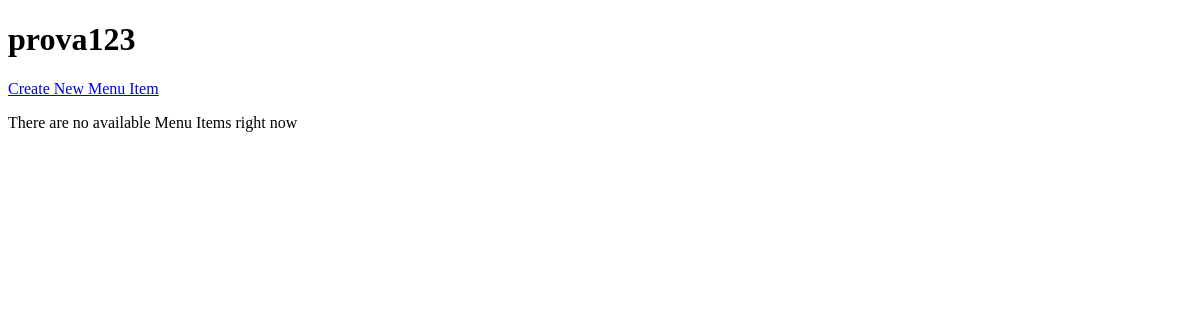
The app's page /restaurants/1/menu, older data.
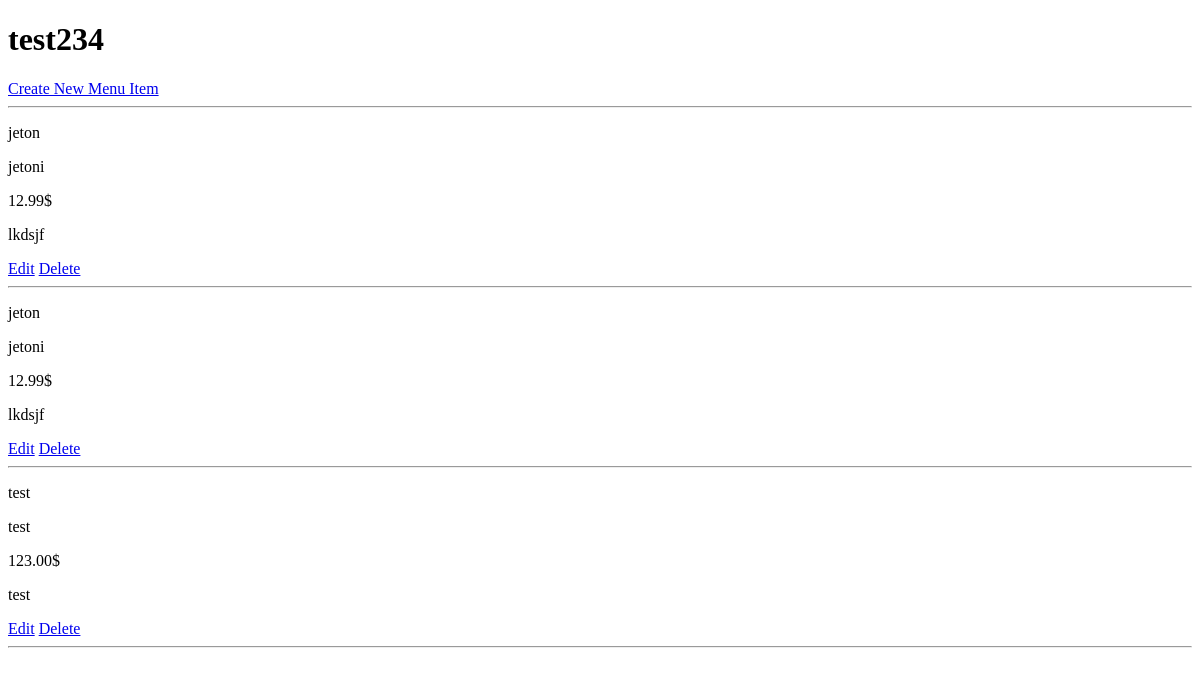
The same page, newer data.
### database_setup.py (models this page shows)
class Restaurant(Base):
    __tablename__ = 'restaurant'
    id = Column(Integer, primary_key=True)
    name = Column(String(250), nullable=False)

class MenuItem(Base):
    __tablename__ = 'menu_item'
    id = Column(Integer, primary_key=True)
    name = Column(String(80), nullable=False)
    description = Column(String(250))
    price = Column(String(8))
    course = Column(String(250))
    restaurant_id = Column(Integer, ForeignKey('restaurant.id'))
    restaurant = relationship(Restaurant)

### server.py (the view)
@app.route('/restaurants/<int:restaurant_id>')
@app.route('/restaurants/<int:restaurant_id>/menu')
def showMenu(restaurant_id):
    restaurant = session.query(Restaurant).filter_by(id = restaurant_id).one_or_none()
    if restaurant == None:
        return redirect(url_for('showRestaurants'))
    else:
        items = session.query(MenuItem).filter_by(restaurant_id = restaurant_id).all()
        return render_template('menu.html', restaurant = restaurant, items = items)

### templates/menu.html (shortened to what this page needs)
<!DOCTYPE html>
<html lang="en">
<head>
</head>
<body>
    <div>
        <h1>{{ restaurant.name }}</h1>
        <a href="{{ url_for('newMenuItem', restaurant_id = restaurant.id) }}">Create New Menu Item</a>
    </div>
    {% if not items %}
    <p>There are no available Menu Items right now</p>
    {% else %}
        <hr>
    {% for item in items %}
        <div>
            <p>{{ item.name }}</p>
            <p>{{ item.description }}</p>
            <p>{{ item.price }}$</p>
            <p>{{ item.course }}</p>
            <a href="{{ url_for('editMenuItem', restaurant_id = restaurant.id, menu_id = item.id) }}">Edit</a>
            <a href="{{ url_for('deleteMenuItem', restaurant_id = restaurant.id, menu_id = item.id) }}">Delete</a>
        </div>
        <hr>
    {% endfor %}
    {% endif %}
</body>
</html>

Row changes from the older to the newer data that the page shows:
changed Restaurant: name "prova123" → "test234"
added MenuItem: name "jeton", description "jetoni", price "12.99", course "lkdsjf"
added MenuItem: name "jeton", description "jetoni", price "12.99", course "lkdsjf"
added MenuItem: name "test", description "test", price "123.00", course "test"
Text that changed along with them:
text no longer shown: "There are no available Menu Items right now"
